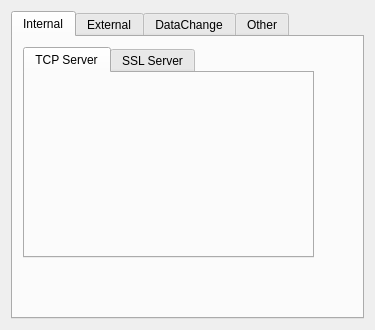
<?xml version="1.0" encoding="UTF-8"?>
<ui version="4.0">
 <class>VWebProxyWidget</class>
 <widget class="QWidget" name="VWebProxyWidget">
  <property name="geometry">
   <rect>
    <x>0</x>
    <y>0</y>
    <width>375</width>
    <height>330</height>
   </rect>
  </property>
  <property name="windowTitle">
   <string>Form</string>
  </property>
  <layout class="QGridLayout" name="gridLayout">
   <item row="0" column="0">
    <widget class="QTabWidget" name="tabWidget">
     <property name="currentIndex">
      <number>0</number>
     </property>
     <widget class="QWidget" name="tabInternal">
      <attribute name="title">
       <string>Internal</string>
      </attribute>
      <widget class="QWidget" name="gridLayoutWidget">
       <property name="geometry">
        <rect>
         <x>10</x>
         <y>10</y>
         <width>291</width>
         <height>211</height>
        </rect>
       </property>
       <layout class="QGridLayout" name="glInternal">
        <item row="0" column="0">
         <widget class="QTabWidget" name="tabWidget2">
          <property name="currentIndex">
           <number>0</number>
          </property>
          <widget class="QWidget" name="tabTcpServer">
           <attribute name="title">
            <string>TCP Server</string>
           </attribute>
           <widget class="QWidget" name="gridLayoutWidget_3">
            <property name="geometry">
             <rect>
              <x>10</x>
              <y>10</y>
              <width>160</width>
              <height>80</height>
             </rect>
            </property>
            <layout class="QGridLayout" name="glTcpServer"/>
           </widget>
          </widget>
          <widget class="QWidget" name="tabSslServer">
           <attribute name="title">
            <string>SSL Server</string>
           </attribute>
           <widget class="QWidget" name="gridLayoutWidget_4">
            <property name="geometry">
             <rect>
              <x>10</x>
              <y>10</y>
              <width>160</width>
              <height>80</height>
             </rect>
            </property>
            <layout class="QGridLayout" name="glSslServer"/>
           </widget>
          </widget>
         </widget>
        </item>
       </layout>
      </widget>
     </widget>
     <widget class="QWidget" name="tabExternal">
      <attribute name="title">
       <string>External</string>
      </attribute>
      <widget class="QWidget" name="gridLayoutWidget_2">
       <property name="geometry">
        <rect>
         <x>10</x>
         <y>10</y>
         <width>160</width>
         <height>80</height>
        </rect>
       </property>
       <layout class="QGridLayout" name="glExternal"/>
      </widget>
     </widget>
     <widget class="QWidget" name="tabDataChange">
      <attribute name="title">
       <string>DataChange</string>
      </attribute>
      <widget class="QWidget" name="gridLayoutWidget_5">
       <property name="geometry">
        <rect>
         <x>10</x>
         <y>10</y>
         <width>401</width>
         <height>321</height>
        </rect>
       </property>
       <layout class="QGridLayout" name="glDataChange">
        <item row="0" column="0">
         <widget class="QTabWidget" name="tabWidget3">
          <property name="currentIndex">
           <number>0</number>
          </property>
          <widget class="QWidget" name="tabInbound">
           <attribute name="title">
            <string>Inbound</string>
           </attribute>
           <widget class="QWidget" name="gridLayoutWidget_6">
            <property name="geometry">
             <rect>
              <x>10</x>
              <y>10</y>
              <width>160</width>
              <height>80</height>
             </rect>
            </property>
            <layout class="QGridLayout" name="glInbound"/>
           </widget>
          </widget>
          <widget class="QWidget" name="tabOutbound">
           <attribute name="title">
            <string>Outbound</string>
           </attribute>
           <widget class="QWidget" name="gridLayoutWidget_7">
            <property name="geometry">
             <rect>
              <x>10</x>
              <y>10</y>
              <width>160</width>
              <height>80</height>
             </rect>
            </property>
            <layout class="QGridLayout" name="glOutbound"/>
           </widget>
          </widget>
         </widget>
        </item>
       </layout>
      </widget>
     </widget>
     <widget class="QWidget" name="tabOther">
      <attribute name="title">
       <string>Other</string>
      </attribute>
      <widget class="QWidget" name="gridLayoutWidget_8">
       <property name="geometry">
        <rect>
         <x>10</x>
         <y>10</y>
         <width>160</width>
         <height>80</height>
        </rect>
       </property>
       <layout class="QGridLayout" name="glOther"/>
      </widget>
     </widget>
    </widget>
   </item>
  </layout>
 </widget>
 <resources/>
 <connections/>
</ui>
